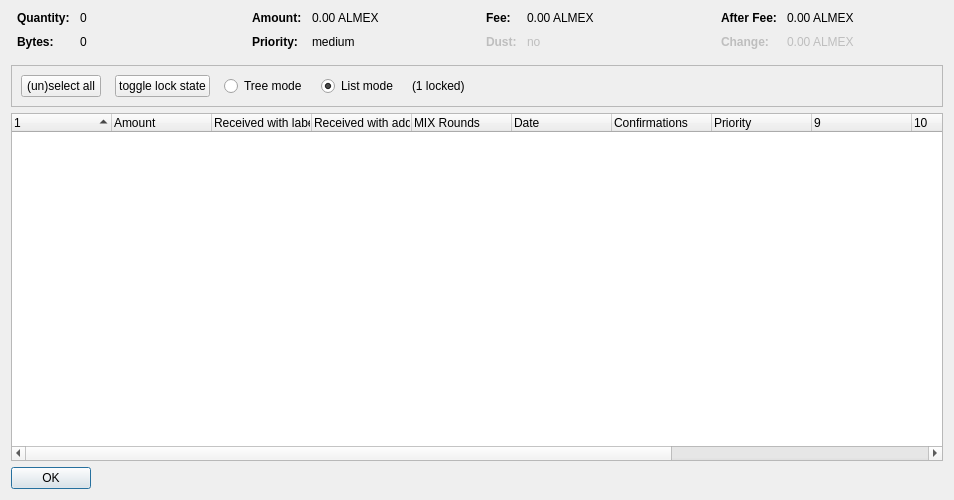
<?xml version="1.0" encoding="UTF-8"?>
<ui version="4.0">
 <class>CoinControlDialog</class>
 <widget class="QDialog" name="CoinControlDialog">
  <property name="geometry">
   <rect>
    <x>0</x>
    <y>0</y>
    <width>954</width>
    <height>500</height>
   </rect>
  </property>
  <property name="windowTitle">
   <string>Coin Selection</string>
  </property>
  <layout class="QVBoxLayout" name="verticalLayout">
   <item>
    <layout class="QHBoxLayout" name="horizontalLayoutTop" stretch="0,0,0,0">
     <property name="topMargin">
      <number>0</number>
     </property>
     <property name="bottomMargin">
      <number>10</number>
     </property>
     <item>
      <layout class="QFormLayout" name="formLayoutCoinControl1">
       <property name="horizontalSpacing">
        <number>10</number>
       </property>
       <property name="verticalSpacing">
        <number>10</number>
       </property>
       <property name="leftMargin">
        <number>6</number>
       </property>
       <property name="rightMargin">
        <number>6</number>
       </property>
       <item row="0" column="0">
        <widget class="QLabel" name="labelCoinControlQuantityText">
         <property name="font">
          <font>
           <weight>75</weight>
           <bold>true</bold>
          </font>
         </property>
         <property name="text">
          <string>Quantity:</string>
         </property>
        </widget>
       </item>
       <item row="0" column="1">
        <widget class="QLabel" name="labelCoinControlQuantity">
         <property name="cursor">
          <cursorShape>IBeamCursor</cursorShape>
         </property>
         <property name="contextMenuPolicy">
          <enum>Qt::ActionsContextMenu</enum>
         </property>
         <property name="text">
          <string notr="true">0</string>
         </property>
         <property name="textInteractionFlags">
          <set>Qt::LinksAccessibleByMouse|Qt::TextSelectableByKeyboard|Qt::TextSelectableByMouse</set>
         </property>
        </widget>
       </item>
       <item row="1" column="0">
        <widget class="QLabel" name="labelCoinControlBytesText">
         <property name="font">
          <font>
           <weight>75</weight>
           <bold>true</bold>
          </font>
         </property>
         <property name="text">
          <string>Bytes:</string>
         </property>
        </widget>
       </item>
       <item row="1" column="1">
        <widget class="QLabel" name="labelCoinControlBytes">
         <property name="cursor">
          <cursorShape>IBeamCursor</cursorShape>
         </property>
         <property name="contextMenuPolicy">
          <enum>Qt::ActionsContextMenu</enum>
         </property>
         <property name="text">
          <string notr="true">0</string>
         </property>
         <property name="textInteractionFlags">
          <set>Qt::LinksAccessibleByMouse|Qt::TextSelectableByKeyboard|Qt::TextSelectableByMouse</set>
         </property>
        </widget>
       </item>
      </layout>
     </item>
     <item>
      <layout class="QFormLayout" name="formLayoutCoinControl2">
       <property name="horizontalSpacing">
        <number>10</number>
       </property>
       <property name="verticalSpacing">
        <number>10</number>
       </property>
       <property name="leftMargin">
        <number>6</number>
       </property>
       <property name="rightMargin">
        <number>6</number>
       </property>
       <item row="0" column="0">
        <widget class="QLabel" name="labelCoinControlAmountText">
         <property name="font">
          <font>
           <weight>75</weight>
           <bold>true</bold>
          </font>
         </property>
         <property name="text">
          <string>Amount:</string>
         </property>
        </widget>
       </item>
       <item row="0" column="1">
        <widget class="QLabel" name="labelCoinControlAmount">
         <property name="cursor">
          <cursorShape>IBeamCursor</cursorShape>
         </property>
         <property name="contextMenuPolicy">
          <enum>Qt::ActionsContextMenu</enum>
         </property>
         <property name="text">
          <string notr="true">0.00 ALMEX</string>
         </property>
         <property name="textInteractionFlags">
          <set>Qt::LinksAccessibleByMouse|Qt::TextSelectableByKeyboard|Qt::TextSelectableByMouse</set>
         </property>
        </widget>
       </item>
       <item row="1" column="0">
        <widget class="QLabel" name="labelCoinControlPriorityText">
         <property name="font">
          <font>
           <weight>75</weight>
           <bold>true</bold>
          </font>
         </property>
         <property name="text">
          <string>Priority:</string>
         </property>
        </widget>
       </item>
       <item row="1" column="1">
        <widget class="QLabel" name="labelCoinControlPriority">
         <property name="cursor">
          <cursorShape>IBeamCursor</cursorShape>
         </property>
         <property name="contextMenuPolicy">
          <enum>Qt::ActionsContextMenu</enum>
         </property>
         <property name="text">
          <string>medium</string>
         </property>
         <property name="textInteractionFlags">
          <set>Qt::LinksAccessibleByMouse|Qt::TextSelectableByKeyboard|Qt::TextSelectableByMouse</set>
         </property>
        </widget>
       </item>
      </layout>
     </item>
     <item>
      <layout class="QFormLayout" name="formLayoutCoinControl3">
       <property name="horizontalSpacing">
        <number>10</number>
       </property>
       <property name="verticalSpacing">
        <number>10</number>
       </property>
       <property name="leftMargin">
        <number>6</number>
       </property>
       <property name="rightMargin">
        <number>6</number>
       </property>
       <item row="0" column="0">
        <widget class="QLabel" name="labelCoinControlFeeText">
         <property name="font">
          <font>
           <weight>75</weight>
           <bold>true</bold>
          </font>
         </property>
         <property name="text">
          <string>Fee:</string>
         </property>
        </widget>
       </item>
       <item row="0" column="1">
        <widget class="QLabel" name="labelCoinControlFee">
         <property name="cursor">
          <cursorShape>IBeamCursor</cursorShape>
         </property>
         <property name="contextMenuPolicy">
          <enum>Qt::ActionsContextMenu</enum>
         </property>
         <property name="text">
          <string notr="true">0.00 ALMEX</string>
         </property>
         <property name="textInteractionFlags">
          <set>Qt::LinksAccessibleByMouse|Qt::TextSelectableByKeyboard|Qt::TextSelectableByMouse</set>
         </property>
        </widget>
       </item>
       <item row="1" column="0">
        <widget class="QLabel" name="labelCoinControlLowOutputText">
         <property name="enabled">
          <bool>false</bool>
         </property>
         <property name="font">
          <font>
           <weight>75</weight>
           <bold>true</bold>
          </font>
         </property>
         <property name="text">
          <string>Dust:</string>
         </property>
        </widget>
       </item>
       <item row="1" column="1">
        <widget class="QLabel" name="labelCoinControlLowOutput">
         <property name="enabled">
          <bool>false</bool>
         </property>
         <property name="cursor">
          <cursorShape>IBeamCursor</cursorShape>
         </property>
         <property name="contextMenuPolicy">
          <enum>Qt::ActionsContextMenu</enum>
         </property>
         <property name="text">
          <string>no</string>
         </property>
         <property name="textInteractionFlags">
          <set>Qt::LinksAccessibleByMouse|Qt::TextSelectableByKeyboard|Qt::TextSelectableByMouse</set>
         </property>
        </widget>
       </item>
      </layout>
     </item>
     <item>
      <layout class="QFormLayout" name="formLayoutCoinControl4">
       <property name="horizontalSpacing">
        <number>10</number>
       </property>
       <property name="verticalSpacing">
        <number>10</number>
       </property>
       <property name="leftMargin">
        <number>6</number>
       </property>
       <property name="rightMargin">
        <number>6</number>
       </property>
       <item row="0" column="0">
        <widget class="QLabel" name="labelCoinControlAfterFeeText">
         <property name="font">
          <font>
           <weight>75</weight>
           <bold>true</bold>
          </font>
         </property>
         <property name="text">
          <string>After Fee:</string>
         </property>
        </widget>
       </item>
       <item row="0" column="1">
        <widget class="QLabel" name="labelCoinControlAfterFee">
         <property name="cursor">
          <cursorShape>IBeamCursor</cursorShape>
         </property>
         <property name="contextMenuPolicy">
          <enum>Qt::ActionsContextMenu</enum>
         </property>
         <property name="text">
          <string notr="true">0.00 ALMEX</string>
         </property>
         <property name="textInteractionFlags">
          <set>Qt::LinksAccessibleByMouse|Qt::TextSelectableByKeyboard|Qt::TextSelectableByMouse</set>
         </property>
        </widget>
       </item>
       <item row="1" column="0">
        <widget class="QLabel" name="labelCoinControlChangeText">
         <property name="enabled">
          <bool>false</bool>
         </property>
         <property name="font">
          <font>
           <weight>75</weight>
           <bold>true</bold>
          </font>
         </property>
         <property name="text">
          <string>Change:</string>
         </property>
        </widget>
       </item>
       <item row="1" column="1">
        <widget class="QLabel" name="labelCoinControlChange">
         <property name="enabled">
          <bool>false</bool>
         </property>
         <property name="cursor">
          <cursorShape>IBeamCursor</cursorShape>
         </property>
         <property name="contextMenuPolicy">
          <enum>Qt::ActionsContextMenu</enum>
         </property>
         <property name="text">
          <string notr="true">0.00 ALMEX</string>
         </property>
         <property name="textInteractionFlags">
          <set>Qt::LinksAccessibleByMouse|Qt::TextSelectableByKeyboard|Qt::TextSelectableByMouse</set>
         </property>
        </widget>
       </item>
      </layout>
     </item>
    </layout>
   </item>
   <item>
    <widget class="QFrame" name="frame">
     <property name="minimumSize">
      <size>
       <width>0</width>
       <height>40</height>
      </size>
     </property>
     <property name="frameShape">
      <enum>QFrame::StyledPanel</enum>
     </property>
     <property name="frameShadow">
      <enum>QFrame::Sunken</enum>
     </property>
     <layout class="QHBoxLayout" name="horizontalLayout">
      <item>
       <layout class="QHBoxLayout" name="horizontalLayoutPanel" stretch="0,0,0,0,0,0">
        <property name="spacing">
         <number>14</number>
        </property>
        <item>
         <widget class="QPushButton" name="pushButtonSelectAll">
          <property name="sizePolicy">
           <sizepolicy hsizetype="Maximum" vsizetype="Fixed">
            <horstretch>0</horstretch>
            <verstretch>0</verstretch>
           </sizepolicy>
          </property>
          <property name="text">
           <string>(un)select all</string>
          </property>
          <property name="autoDefault">
           <bool>false</bool>
          </property>
         </widget>
        </item>
        <item>
         <widget class="QPushButton" name="pushButtonToggleLock">
          <property name="sizePolicy">
           <sizepolicy hsizetype="Maximum" vsizetype="Fixed">
            <horstretch>0</horstretch>
            <verstretch>0</verstretch>
           </sizepolicy>
          </property>
          <property name="text">
           <string>toggle lock state</string>
          </property>
          <property name="autoDefault">
           <bool>false</bool>
          </property>
         </widget>
        </item>
        <item>
         <widget class="QRadioButton" name="radioTreeMode">
          <property name="sizePolicy">
           <sizepolicy hsizetype="Maximum" vsizetype="Fixed">
            <horstretch>0</horstretch>
            <verstretch>0</verstretch>
           </sizepolicy>
          </property>
          <property name="text">
           <string>Tree mode</string>
          </property>
         </widget>
        </item>
        <item>
         <widget class="QRadioButton" name="radioListMode">
          <property name="sizePolicy">
           <sizepolicy hsizetype="Maximum" vsizetype="Fixed">
            <horstretch>0</horstretch>
            <verstretch>0</verstretch>
           </sizepolicy>
          </property>
          <property name="text">
           <string>List mode</string>
          </property>
          <property name="checked">
           <bool>true</bool>
          </property>
         </widget>
        </item>
        <item>
         <widget class="QLabel" name="labelLocked">
          <property name="text">
           <string>(1 locked)</string>
          </property>
         </widget>
        </item>
        <item>
         <spacer name="horizontalSpacer">
          <property name="orientation">
           <enum>Qt::Horizontal</enum>
          </property>
          <property name="sizeHint" stdset="0">
           <size>
            <width>40</width>
            <height>20</height>
           </size>
          </property>
         </spacer>
        </item>
       </layout>
      </item>
     </layout>
    </widget>
   </item>
   <item>
    <widget class="CoinControlTreeWidget" name="treeWidget">
     <property name="contextMenuPolicy">
      <enum>Qt::CustomContextMenu</enum>
     </property>
     <property name="sortingEnabled">
      <bool>false</bool>
     </property>
     <property name="columnCount">
      <number>13</number>
     </property>
     <attribute name="headerShowSortIndicator" stdset="0">
      <bool>true</bool>
     </attribute>
     <attribute name="headerStretchLastSection">
      <bool>false</bool>
     </attribute>
     <column>
      <property name="text">
       <string/>
      </property>
     </column>
     <column>
      <property name="text">
       <string>Amount</string>
      </property>
     </column>
     <column>
      <property name="text">
       <string>Received with label</string>
      </property>
     </column>
     <column>
      <property name="text">
       <string>Received with address</string>
      </property>
     </column>
     <column>
      <property name="text">
       <string>MIX Rounds</string>
      </property>
     </column>
     <column>
      <property name="text">
       <string>Date</string>
      </property>
     </column>
     <column>
      <property name="text">
       <string>Confirmations</string>
      </property>
      <property name="toolTip">
       <string>Confirmed</string>
      </property>
     </column>
     <column>
      <property name="text">
       <string>Priority</string>
      </property>
     </column>
     <column>
      <property name="text">
       <string/>
      </property>
     </column>
     <column>
      <property name="text">
       <string/>
      </property>
     </column>
     <column>
      <property name="text">
       <string/>
      </property>
     </column>
     <column>
      <property name="text">
       <string/>
      </property>
     </column>
     <column>
      <property name="text">
       <string/>
      </property>
     </column>
    </widget>
   </item>
   <item>
    <widget class="QDialogButtonBox" name="buttonBox">
     <property name="sizePolicy">
      <sizepolicy hsizetype="Maximum" vsizetype="Fixed">
       <horstretch>0</horstretch>
       <verstretch>0</verstretch>
      </sizepolicy>
     </property>
     <property name="orientation">
      <enum>Qt::Horizontal</enum>
     </property>
     <property name="standardButtons">
      <set>QDialogButtonBox::Ok</set>
     </property>
    </widget>
   </item>
  </layout>
 </widget>
 <customwidgets>
  <customwidget>
   <class>CoinControlTreeWidget</class>
   <extends>QTreeWidget</extends>
   <header>coincontroltreewidget.h</header>
  </customwidget>
 </customwidgets>
 <resources/>
 <connections/>
</ui>
